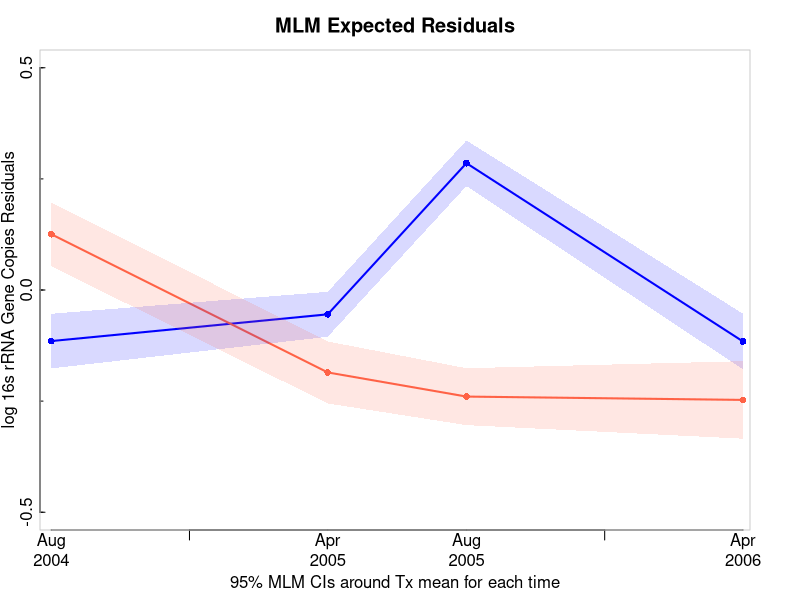

The R script that drew this image:
#library(bootstrap)
#rm(list=ls(all=TRUE))


xRange <- c(2004.64, 2006.35)
yRange <- c(-.5,.5) #Used for aggregates of plots -with bands (hinges)
moistureResidualScale <- 0.1
boxColor <- gray(.8)

TreatmentColorsSolid <- function( index ) { return( c('blue', 'tomato')[index] ) }
TreatmentColorsAlpha <- function( index ) {
  transparency <- .15
  return( c(rgb(0, 0, 1, alpha=transparency), rgb(1, .3882353, .2784314, alpha=transparency))[index] )
}

#Max Rhat 1.018272
#Wishart, Fixed Moisture
controlUpper <-c(-.05347, -.004079, .3365, -.05325)
controlIntercepts <- c(-.1149, -.05472, .2854, -.1158)
controlLower <-c(-.1764, -.1052, .2338, -.1784)
txUpper <- c(.1972, -.1158, -.176, -.1601)
txIntercepts <- c(.1256, -.1855, -.2398, -.2473)
txLower <- c(.0538, -.2553, -.304, -.3345)

##Wishart, Random Moisture
#controlUpper <-c(-.03434, -.04281, .3506, -.05475)
#controlIntercepts <- c(-.09519, -.09523, .3031, -.1127)
#controlLower <-c(-.1571, -.1432, .2557, -.1739)
#txUpper <- c(.2224, -.1333, -.161, -.1947)
#txIntercepts <- c(.1544, -.2049, -.2163, -.2819)
#txLower <- c( .08377, -.2776, -.2786, -.3768)
#
#NonWishart
#controlUpper <-c(-.03122, -.04554, .3514, -.05131)
#controlIntercepts <- c(-.09499, -.09612, .3031, -.122)
#controlLower <-c(-.1576, -.1479, .2528, -.1748)
#txUpper <- c(.2214, -.1332, -.1562, -.1921)
#txIntercepts <- c(.1546, -.2046, -.2166, -.2849)
#txLower <- c( .08965, -.2766, -.276, -.3708)

#txUpper <- c(.1467, 2.319, -.2227, 2.789)
#txIntercepts <- c(.04813, -.35, -.311, -.4785)
#txLower <- c(-.04303, -3.048, -.4014, -2.91)
##  fixedTxSe <- 0 #se.fixef(model)['Treatment2']   #Should this be included?
#  controlSEs <- sqrt(fixedTxSe^2 + se.ranef(model)$Time[, 1]^2)
#  txSEs <- sqrt(fixedTxSe^2 + se.ranef(model)$Time[, 2]^2)
#
op <- par(mfrow=c(1,1), mar=c(3.5,2,2.5,2.5))
plot(NA, xlim=xRange, ylim=yRange, bty="n", xaxt="n", yaxt="n", xaxs="i", mgp=c(1.1,0.1,0),
  xlab="", ylab="log 16s rRNA Gene Copies Residuals",
  main="MLM Expected Residuals", sub="95% MLM CIs around Tx mean for each time")

yTicks <- c(-.5, 0, .5)
axis(2, at=c(-.5, 0, .5), mgp=c(1.1,0.2,0), tcl=.25)
axis(2, at=c(-.5,-.25, 0,.25, .5), mgp=c(1.1,0.2,0), tcl=.15, labels=rep("",5))
xValues <- c(2004.667, 2005.333, 2005.667, 2006.333)
axis(1, at=xValues, labels=c("Aug\n2004","Apr\n2005","Aug\n2005","Apr\n2006"), tck=0)
tickLocations <- seq(from=2005, to=2006, by=1)
axis(1, at=tickLocations, rep(NA,length=length(tickLocations)))
box(col=gray(.8))   

lines(x=xValues, y=controlIntercepts, col=TreatmentColorsSolid(1), lwd=2) 
lines(x=xValues, y=txIntercepts, col=TreatmentColorsSolid(2), lwd=2)
points(x=xValues, y=controlIntercepts, col=TreatmentColorsSolid(1), cex=.9, pch=16)
points(x=xValues, y=txIntercepts, col=TreatmentColorsSolid(2), cex=.9, pch=16)

bandControl <- c(controlUpper,  rev(controlLower))
bandTx <- c(txUpper,  rev(txLower))

polygon(x=c(xValues, rev(xValues)), y=bandControl, col=TreatmentColorsAlpha(1), border=NA)
polygon(x=c(xValues, rev(xValues)), y=bandTx, col=TreatmentColorsAlpha(2), border=NA)



par(op)
